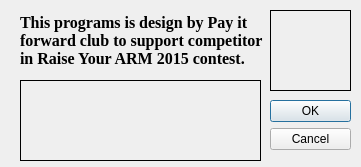
<?xml version="1.0" encoding="UTF-8"?>
<ui version="4.0">
 <class>AboutUs</class>
 <widget class="QDialog" name="AboutUs">
  <property name="geometry">
   <rect>
    <x>0</x>
    <y>0</y>
    <width>361</width>
    <height>167</height>
   </rect>
  </property>
  <property name="windowTitle">
   <string>About us</string>
  </property>
  <property name="windowIcon">
   <iconset resource="image.qrc">
    <normaloff>:/image/png_leaf.png</normaloff>:/image/png_leaf.png</iconset>
  </property>
  <widget class="QDialogButtonBox" name="buttonBox">
   <property name="geometry">
    <rect>
     <x>270</x>
     <y>100</y>
     <width>81</width>
     <height>51</height>
    </rect>
   </property>
   <property name="orientation">
    <enum>Qt::Vertical</enum>
   </property>
   <property name="standardButtons">
    <set>QDialogButtonBox::Cancel|QDialogButtonBox::Ok</set>
   </property>
  </widget>
  <widget class="QLabel" name="label">
   <property name="geometry">
    <rect>
     <x>40</x>
     <y>40</y>
     <width>47</width>
     <height>13</height>
    </rect>
   </property>
   <property name="text">
    <string/>
   </property>
  </widget>
  <widget class="QLabel" name="label_8">
   <property name="geometry">
    <rect>
     <x>20</x>
     <y>80</y>
     <width>241</width>
     <height>81</height>
    </rect>
   </property>
   <property name="frameShape">
    <enum>QFrame::Box</enum>
   </property>
   <property name="text">
    <string/>
   </property>
   <property name="pixmap">
    <pixmap resource="image.qrc">:/image/piflogo.jpg</pixmap>
   </property>
   <property name="scaledContents">
    <bool>true</bool>
   </property>
  </widget>
  <widget class="QLabel" name="label_2">
   <property name="geometry">
    <rect>
     <x>20</x>
     <y>0</y>
     <width>251</width>
     <height>81</height>
    </rect>
   </property>
   <property name="font">
    <font>
     <family>Times New Roman</family>
     <pointsize>12</pointsize>
     <weight>75</weight>
     <bold>true</bold>
    </font>
   </property>
   <property name="text">
    <string>This programs is design by Pay it forward club to support competitor in Raise Your ARM 2015 contest.</string>
   </property>
   <property name="wordWrap">
    <bool>true</bool>
   </property>
  </widget>
  <widget class="QLabel" name="label_9">
   <property name="geometry">
    <rect>
     <x>270</x>
     <y>10</y>
     <width>81</width>
     <height>81</height>
    </rect>
   </property>
   <property name="frameShape">
    <enum>QFrame::Box</enum>
   </property>
   <property name="text">
    <string/>
   </property>
   <property name="pixmap">
    <pixmap resource="image.qrc">:/image/png_leaf.jpg</pixmap>
   </property>
   <property name="scaledContents">
    <bool>true</bool>
   </property>
  </widget>
 </widget>
 <resources>
  <include location="image.qrc"/>
 </resources>
 <connections>
  <connection>
   <sender>buttonBox</sender>
   <signal>accepted()</signal>
   <receiver>AboutUs</receiver>
   <slot>accept()</slot>
   <hints>
    <hint type="sourcelabel">
     <x>248</x>
     <y>254</y>
    </hint>
    <hint type="destinationlabel">
     <x>157</x>
     <y>274</y>
    </hint>
   </hints>
  </connection>
  <connection>
   <sender>buttonBox</sender>
   <signal>rejected()</signal>
   <receiver>AboutUs</receiver>
   <slot>reject()</slot>
   <hints>
    <hint type="sourcelabel">
     <x>316</x>
     <y>260</y>
    </hint>
    <hint type="destinationlabel">
     <x>286</x>
     <y>274</y>
    </hint>
   </hints>
  </connection>
 </connections>
</ui>
